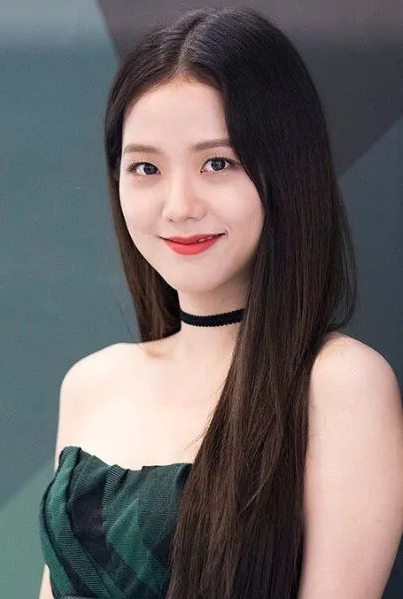
#> input picture Resources/Jisoo.png, 403 x 599 px
$ python chapter9.py
#> lines starting #> are read from the running program, lines starting #| are printed output that depends on the picture; after the words box and inside, x2 and y2 are one past the last pixel; in counts of white or black regions, pixels touching at a corner belong together
import cv2

faceCascade = cv2.CascadeClassifier(cv2.data.haarcascades + 'haarcascade_frontalface_default.xml')
img = cv2.imread("Resources/Jisoo.png")
#> img is the input picture: shape (599, 403, 3); mean B, G, R 102.8, 103, 108.6
imgGray = cv2.cvtColor(img,cv2.COLOR_BGR2GRAY)
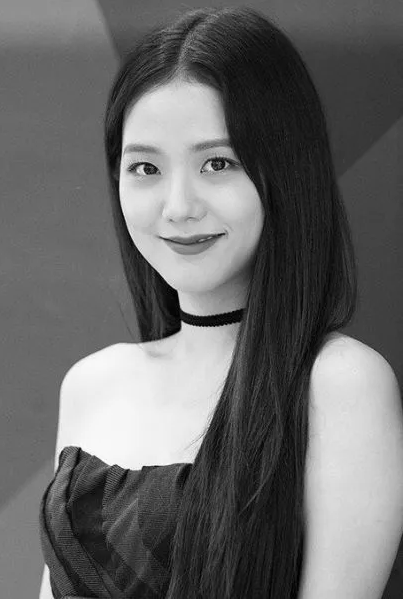
#> imgGray: shape (599, 403); min 0, max 255, mean 104.6

faces = faceCascade.detectMultiScale(imgGray,1.1,4)
#> faces = [[90, 98, 186, 186]]

for (x,y,w,h) in faces:
    cv2.rectangle(img,(x,y),(x+w,y+h),(255,0,0),2)
#> this loop made 1 pass
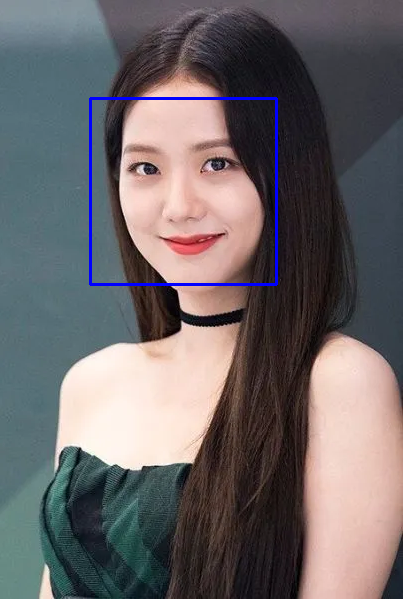
#> img: shape (599, 403, 3); 0.92% of pixels changed, all inside (x1, y1, x2, y2) = (89, 97, 278, 286)

cv2.imshow("Result",img)
cv2.waitKey(0)
